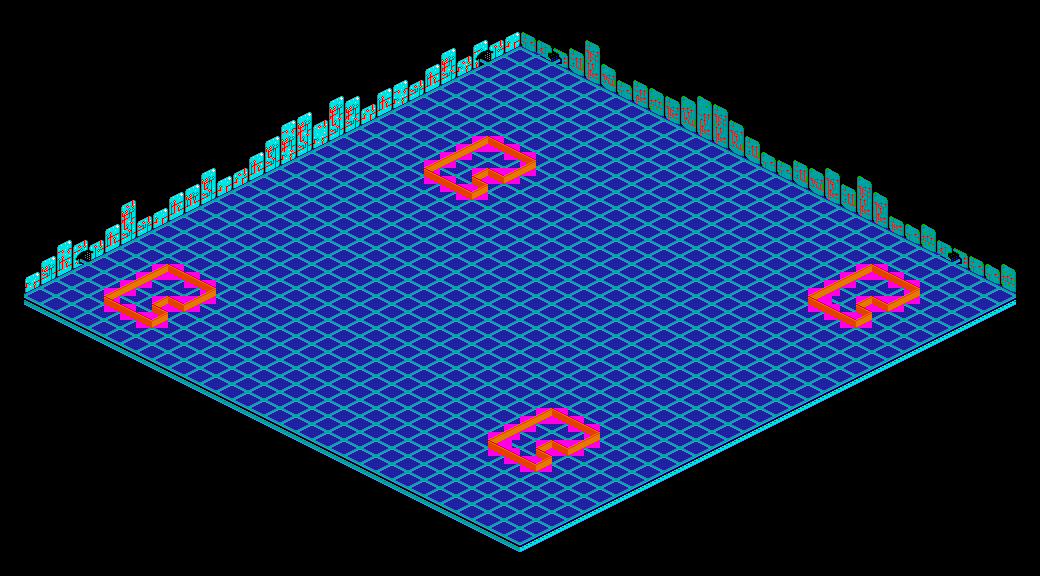

This game map was drawn from its Tiled (.tmx) file and the tilesets committed beside it. A one-line description and the trimmed map source follow:
An orthogonal 130x72 tile map with 8x8 px tiles, 2 tile layers (layer_grid, layer_trail), 2 tilesets and 6 objects (4x GridBoundaryMarker, MovableInitMarker, MapInfo).

<map version="1.10" tiledversion="1.11.1-99-gec89c545" orientation="orthogonal" renderorder="right-down" width="130" height="72" tilewidth="8" tileheight="8" infinite="0" nextlayerid="5" nextobjectid="9">
 <tileset firstgid="1" source="tileset_zona0_grid_v3.tsx" />
 <tileset firstgid="201" source="tileset_zona0_p1_trail.tsx" />
 <layer id="1" name="layer_grid" width="130" height="72">
  <data>[9360 cells, 9360 non-empty, 82 distinct tile ids]</data>
 </layer>
 <layer id="4" name="layer_trail" width="130" height="72">
  <data>[9360 cells, 226 non-empty, 13 distinct tile ids]</data>
 </layer>
 <objectgroup id="2" name="layer_objects">
  <object id="3" name="top_left" type="GridBoundaryMarker" x="520" y="48">
   <properties>
    <property name="conn_down" type="object" value="5" />
    <property name="conn_right" type="object" value="6" />
    <property name="exportName" type="bool" value="true" />
    <property name="exportPosition" type="bool" value="true" />
    <property name="exportSize" type="bool" value="false" />
    <property name="grid_x" type="int" value="0" />
    <property name="grid_y" type="int" value="0" />
   </properties>
   <point />
  </object>
  <object id="4" name="bottom_right" type="GridBoundaryMarker" x="520" y="544">
   <properties>
    <property name="exportName" type="bool" value="true" />
    <property name="exportPosition" type="bool" value="true" />
    <property name="exportSize" type="bool" value="false" />
    <property name="grid_x" type="int" value="31" />
    <property name="grid_y" type="int" value="31" />
   </properties>
   <point />
  </object>
  <object id="5" name="bottom_left" type="GridBoundaryMarker" x="24" y="296">
   <properties>
    <property name="conn_right" type="object" value="4" />
    <property name="exportName" type="bool" value="true" />
    <property name="exportPosition" type="bool" value="true" />
    <property name="exportSize" type="bool" value="false" />
    <property name="grid_x" type="int" value="0" />
    <property name="grid_y" type="int" value="31" />
   </properties>
   <point />
  </object>
  <object id="6" name="top_right" type="GridBoundaryMarker" x="1016" y="296">
   <properties>
    <property name="conn_down" type="object" value="4" />
    <property name="exportName" type="bool" value="true" />
    <property name="exportPosition" type="bool" value="true" />
    <property name="exportSize" type="bool" value="false" />
    <property name="grid_x" type="int" value="31" />
    <property name="grid_y" type="int" value="0" />
   </properties>
   <point />
  </object>
  <object id="7" name="p1" type="MovableInitMarker" x="552" y="64">
   <properties>
    <property name="direction" type="int" propertytype="Direction" value="1" />
    <property name="exportName" type="bool" value="true" />
    <property name="exportPosition" type="bool" value="true" />
    <property name="exportSize" type="bool" value="false" />
    <property name="grid_x" type="int" value="2" />
    <property name="grid_y" type="int" value="0" />
    <property name="type" type="int" value="1" />
   </properties>
   <point />
  </object>
  <object id="8" name="map_zone14" type="MapInfo" x="0" y="0" width="1040" height="576">
   <properties>
    <property name="exportName" type="bool" value="true" />
    <property name="exportPosition" type="bool" value="false" />
    <property name="exportSize" type="bool" value="true" />
   </properties>
  </object>
 </objectgroup>
</map>